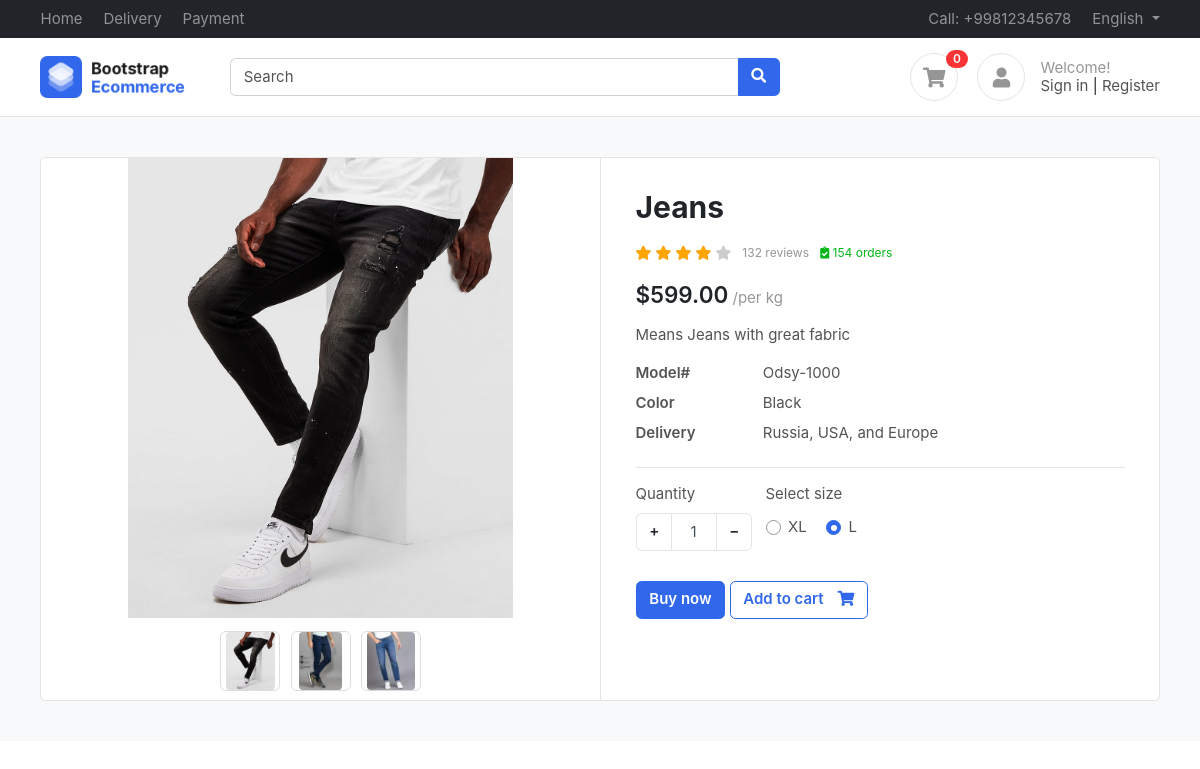
The app's page /product/jeans/ with its own data.
### products/models.py (models this page shows, shortened)
class Products(BaseModel):
    products_name=models.CharField(max_length=100)
    slug=models.SlugField(unique=True,null=True,blank=True)
    category=models.ForeignKey(Category,on_delete=models.CASCADE,related_name="products")
    price=models.IntegerField()
    products_descriptions=models.TextField()
    color_name=models.ManyToManyField(ColorVariant,blank=True)
    size_variant=models.ManyToManyField(SizeVarient,blank=True)

class ProductImage(BaseModel):
    product=models.ForeignKey(Products,on_delete=models.CASCADE,related_name="product_images")
    image=models.ImageField(upload_to="product")

class SizeVarient(BaseModel):
    size_name=models.CharField(max_length=100)
    price=models.IntegerField(default=0)

### products/views.py (the view)
# urls.py: path('<slug>/',get_product,name='get_product'),
def get_product(request , slug):
    try:
                product = Products.objects.get(slug =slug)
                return render(request  , 'product/product.html' , context = {'product' : product})
    except Exception as e:
        print(e)

### templates/product/product.html (shortened to what this page needs)
{% extends "base/base.html"%}
{%  block start %}
<section class="section-content padding-y bg">
    <div class="container">
    <div class="card">
        <div class="row no-gutters">
            <aside class="col-md-6">
    <article class="gallery-wrap">
    <div class="img-big-wrap">
      <div> <a href="#"><img src="/media/{{product.product_images.first.image}}"></a></div>
    </div>
    <div class="thumbs-wrap">
      {% for image in product.product_images.all %}
      <a href="#" class="item-thumb"> <img src="/media/{{image.image}}"></a>
      {% endfor %}
    </div>
    </article>
            </aside>
            <main class="col-md-6 border-left">
    <article class="content-body">
    <h2 class="title">{{product.products_name}}</h2>
    <div class="rating-wrap my-3">
        <ul class="rating-stars">
            <li style="width:80%" class="stars-active">
                <i class="fa fa-star"></i> <i class="fa fa-star"></i>
                <i class="fa fa-star"></i> <i class="fa fa-star"></i>
            </li>
            <li>
                <i class="fa fa-star"></i> <i class="fa fa-star"></i>
                <i class="fa fa-star"></i> <i class="fa fa-star"></i>
                <i class="fa fa-star"></i>
            </li>
        </ul>
        <small class="label-rating text-muted">132 reviews</small>
        <small class="label-rating text-success"> <i class="fa fa-clipboard-check"></i> 154 orders </small>
    </div>
    <div class="mb-3">
        <var class="price h4">${{product.price}}.00</var>
        <span class="text-muted">/per kg</span>
    </div>
    <p>{{product.products_descriptions}}</p>
    <dl class="row">
      <dt class="col-sm-3">Model#</dt>
      <dd class="col-sm-9">Odsy-1000</dd>
      <dt class="col-sm-3">Color</dt>
      <dd class="col-sm-9">Black</dd>
      <dt class="col-sm-3">Delivery</dt>
      <dd class="col-sm-9">Russia, USA, and Europe </dd>
    </dl>
    <hr>
        <div class="form-row">
            <div class="form-group col-md flex-grow-0">
                <label>Quantity</label>
                <div class="input-group mb-3 input-spinner">
                  <div class="input-group-prepend">
                    <button class="btn btn-light" type="button" id="button-plus"> + </button>
                  </div>
                  <input type="text" class="form-control" value="1">
                  <div class="input-group-append">
                    <button class="btn btn-light" type="button" id="button-minus"> − </button>
                  </div>
                </div>
            </div>
            {% if product.size_variant.count %}
            <div class="form-group col-md">
                    <label>Select size</label>
                    <div class="mt-1">
                      {% for size in product.size_variant.all %}
                        <label class="custom-control custom-radio custom-control-inline">
                          <div class="custom-control-label">{{size.size_name}}</div>
                        </label>
                      {% endfor %}
                    </div>
            </div>
            {% endif %}
        </div>
        <a href="#" class="btn  btn-primary"> Buy  now </a>
        <a href="#" class="btn  btn-outline-primary"> <span class="text">Add to cart</span> <i class="fas fa-shopping-cart"></i>  </a>
    </article>
            </main>
        </div>
    </div>
    </div>
    </section>
{% endblock %}

### public/static/css/ui.css (style rules this page uses)
html { font-family: 'Inter', sans-serif; font-size: 15px; }
.content-body { flex: 1 1 auto; padding: 2rem 2.3rem; }
.padding-y { padding-top: 40px; padding-bottom: 40px; }
var { font-style: normal; }
article:after, .form-group:after { display: block; clear: both; content: ""; }
.bg { background-color: #f8f9fa; }
.card .title { color: #212529; }
.btn-light { background-color: #fff; border-color: #e4e4e4; }
.btn .text + i { margin-left: 10px; }
dl[class="row"] { margin-bottom: 0; }
.price { font-weight: 600; color: #212529; }
.label-rating { margin-left: 7px; display: inline-block; vertical-align: middle; }
.rating-stars { display: inline-block; vertical-align: middle; list-style: none; margin: 0; padding: 0; position: relative; white-space: nowrap; clear: both; }
.rating-stars i { font-size: 14px; color: #ccc; display: inline; }
.rating-stars li { display: block; text-overflow: clip; white-space: nowrap; z-index: 1; }
.rating-stars li.stars-active { z-index: 2; position: absolute; top: 0; left: 0; overflow: hidden; }
.rating-stars li.stars-active i { color: orange; }
.input-spinner { width: 120px; flex-wrap: nowrap; display: inline-flex; }
.input-spinner input.form-control { text-align: center; max-width: 46px; flex-basis: 46px; border-color: #e4e4e4; flex-grow: 0; }
.input-spinner .btn { width: 36px; text-align: center; }
.gallery-wrap .img-big-wrap { margin-bottom: 10px; border-radius: 0.37rem; overflow: hidden; background-color: #fff; }
.gallery-wrap .img-big-wrap a { text-align: center; display: block; }
.gallery-wrap .img-big-wrap img { height: 460px; width: auto; display: inline-block; cursor: zoom-in; }
.gallery-wrap .thumbs-wrap { text-align: center; }
.gallery-wrap .thumbs-wrap .item-thumb { width: 60px; height: 60px; border: 1px solid #ddd; border-radius: 6px; margin: 3px; display: inline-block; overflow: hidden; }
.gallery-wrap .thumbs-wrap img { max-width: 100%; max-height: 100%; object-fit: cover; border-radius: 4px; cursor: zoom-in; }

### records on screen
Products: product_images.first.image (picture), products_name "Jeans", price "599", products_descriptions "Means Jeans with great fabric"
ProductImage: image (picture)
ProductImage: image (picture)
ProductImage: image (picture)
SizeVarient: size_name "XL"
SizeVarient: size_name "L"
